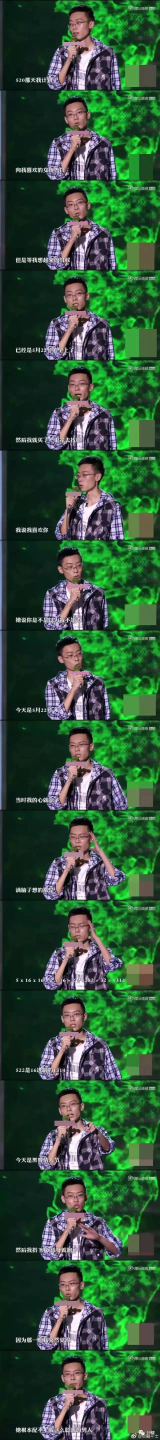
#> input picture gif/test.jpg, 640 x 5760 px, given in place of the camera (shown at 1/4 size)
$ python ydwtjc.py   (older library calls are emulated)
#> lines starting #> are read from the running program, lines starting #| are printed output that depends on the picture
'''
运动物体检测
'''
import cv2
import numpy as np

camera = cv2.VideoCapture(0) # 参数0表示第一个摄像头
# 判断视频是否打开
if (camera.isOpened()):
    print('Open')
else:
    print('摄像头未打开')

# 测试用,查看视频size
size = (int(camera.get(cv2.CAP_PROP_FRAME_WIDTH)),
        int(camera.get(cv2.CAP_PROP_FRAME_HEIGHT)))
print('size:'+repr(size))

es = cv2.getStructuringElement(cv2.MORPH_ELLIPSE, (9, 4))
kernel = np.ones((5, 5), np.uint8)
background = None

while True:
    # 读取视频流
    grabbed, frame_lwpCV = camera.read()
#> frame_lwpCV is the input picture: shape (5760, 640, 3); mean B, G, R 57.2, 83.2, 49.6
    # 对帧进行预处理，先转灰度图，再进行高斯滤波。
    gray_lwpCV = cv2.cvtColor(frame_lwpCV, cv2.COLOR_BGR2GRAY)
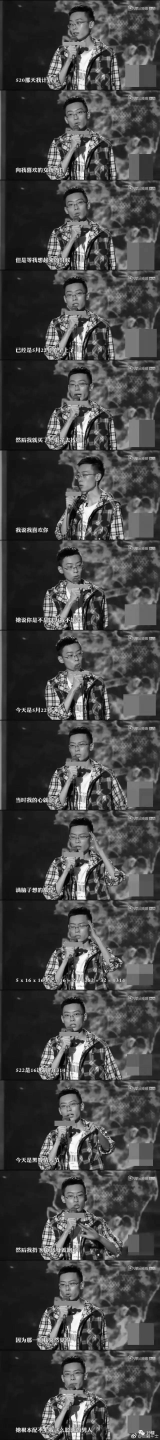
#> gray_lwpCV: shape (5760, 640) (shown at 1/4 size); min 0, max 255, mean 70.2
    # 用高斯滤波进行模糊处理，进行处理的原因：每个输入的视频都会因自然震动、光照变化或者摄像头本身等原因而产生噪声。对噪声进行平滑是为了避免在运动和跟踪时将其检测出来。
    gray_lwpCV = cv2.GaussianBlur(gray_lwpCV, (21, 21), 0)
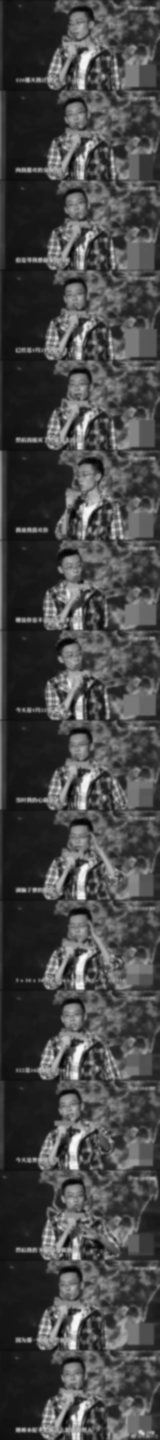
#> gray_lwpCV: shape (5760, 640) (shown at 1/4 size); min 4, max 249, mean 70.2
    # 将第一帧设置为整个输入的背景
    if background is None:
        background = gray_lwpCV
        continue
    # 对于每个从背景之后读取的帧都会计算其与背景之间的差异，并得到一个差分图（different map）。
    # 还需要应用阈值来得到一幅黑白图像，并通过下面代码来膨胀（dilate）图像，从而对孔（hole）和缺陷（imperfection）进行归一化处理
    diff = cv2.absdiff(background, gray_lwpCV)
    diff = cv2.threshold(diff, 25, 255, cv2.THRESH_BINARY)[1]  # 二值化阈值处理
    diff = cv2.dilate(diff, es, iterations=2)  # 形态学膨胀
    # 显示矩形框
    image, contours, hierarchy = cv2.findContours(diff.copy(), cv2.RETR_EXTERNAL,
                                                  cv2.CHAIN_APPROX_SIMPLE)  # 该函数计算一幅图像中目标的轮廓
    for c in contours:
        if cv2.contourArea(c) < 1500:  # 对于矩形区域，只显示大于给定阈值的轮廓，所以一些微小的变化不会显示。对于光照不变和噪声低的摄像头可不设定轮廓最小尺寸的阈值
            continue
        (x, y, w, h) = cv2.boundingRect(c)  # 该函数计算矩形的边界框
        cv2.rectangle(frame_lwpCV, (x, y), (x + w, y + h), (0, 255, 0), 2)
    cv2.imshow('contours', frame_lwpCV)
    cv2.imshow('dis', diff)

    key = cv2.waitKey(1) & 0xFF
    # 按'q'健退出循环
    if key == ord('q'):
        break
# When everything done, release the capture
camera.release()
cv2.destroyAllWindows()
